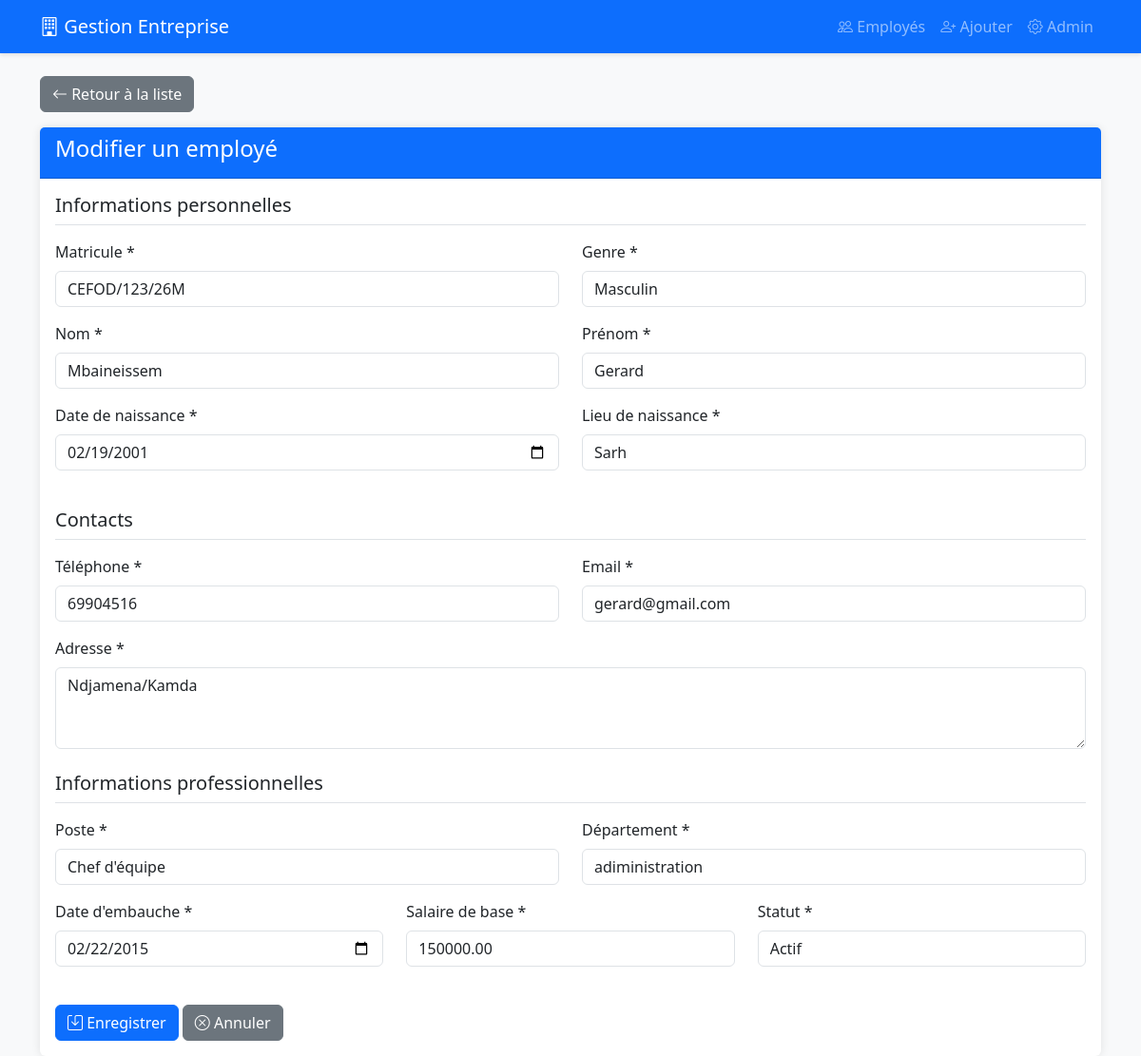
The app's page /employes/2/modifier/ with its own data.
### gestion_emp/models.py (models this page shows, shortened)
class Employe(models.Model):
    GENRE_CHOICES = [
        ('M', 'Masculin'),
        ('F', 'Féminin'),
    ]
    STATUT_CHOICES = [
        ('actif', 'Actif'),
        ('conge', 'En congé'),
        ('suspendu', 'Suspendu'),
        ('demission', 'Démission'),
    ]
    POSTE_CHOICES = [
        ('directeur', 'Directeur'),
        ('manager', 'Manager'),
        ('chef_equipe', 'Chef d\'équipe'),
        ('employe', 'Employé'),
        ('stagiaire', 'Stagiaire'),
    ]
    matricule = models.CharField(max_length=20, unique=True, verbose_name="Matricule")
    nom = models.CharField(max_length=100, verbose_name="Nom")
    prenom = models.CharField(max_length=100, verbose_name="Prénom")
    genre = models.CharField(max_length=1, choices=GENRE_CHOICES, verbose_name="Genre")
    date_naissance = models.DateField(verbose_name="Date de naissance")
    lieu_naissance = models.CharField(max_length=100, verbose_name="Lieu de naissance")
    telephone_regex = RegexValidator(regex=r'^\+?1?\d{8,15}$', message="Numéro de téléphone invalide")
    telephone = models.CharField(validators=[telephone_regex], max_length=17, verbose_name="Téléphone")
    email = models.EmailField(unique=True, verbose_name="Email")
    adresse = models.TextField(verbose_name="Adresse")
    poste = models.CharField(max_length=50, choices=POSTE_CHOICES, verbose_name="Poste")
    departement = models.CharField(max_length=100, verbose_name="Département")
    date_embauche = models.DateField(verbose_name="Date d'embauche")
    salaire_base = models.DecimalField(max_digits=10, decimal_places=2, verbose_name="Salaire de base")
    statut = models.CharField(max_length=20, choices=STATUT_CHOICES, default='actif', verbose_name="Statut")
    date_creation = models.DateTimeField(auto_now_add=True, verbose_name="Date de création")
    date_modification = models.DateTimeField(auto_now=True, verbose_name="Dernière modification")
    class Meta:
        verbose_name = "Employé"
        verbose_name_plural = "Employés"
        ordering = ['-date_embauche']

### gestion_emp/views.py (the view)
# urls.py: path('<int:pk>/modifier/', views.modifier_employe, name='modifier_employe'),
def modifier_employe(request, pk):
    employe = get_object_or_404(Employe, pk=pk)
    if request.method == 'POST':
        form = EmployeForm(request.POST, instance=employe)
        if form.is_valid():
            form.save()
            messages.success(request, 'Employé modifié avec succès!')
            return redirect('detail_employe', pk=employe.pk)
    else:
        form = EmployeForm(instance=employe)
    context = {
        'form': form,
        'titre': 'Modifier un employé',
        'employe': employe
    }
    return render(request, 'gestion_emp/form_employe.html', context)

### gestion_emp/templates/gestion_emp/form_employe.html (shortened to what this page needs)
{% extends 'gestion_emp/base.html' %}
{% block content %}
<div class="row">
    <div class="col-md-12 mb-3">
        <a href="{% url 'liste_employes' %}" class="btn btn-secondary">
            <i class="bi bi-arrow-left"></i> Retour à la liste
        </a>
    </div>
</div>
<div class="row">
    <div class="col-md-12">
        <div class="card">
            <div class="card-header bg-primary text-white">
                <h4>{{ titre }}</h4>
            </div>
            <div class="card-body">
                <form method="post" novalidate>
                    <h5 class="border-bottom pb-2 mb-3">Informations personnelles</h5>
                    <div class="row">
                        <div class="col-md-6 mb-3">
                            <label class="form-label">Matricule *</label>
                            {{ form.matricule }}
                        </div>
                        <div class="col-md-6 mb-3">
                            <label class="form-label">Genre *</label>
                            {{ form.genre }}
                        </div>
                    </div>
                    <div class="row">
                        <div class="col-md-6 mb-3">
                            <label class="form-label">Nom *</label>
                            {{ form.nom }}
                        </div>
                        <div class="col-md-6 mb-3">
                            <label class="form-label">Prénom *</label>
                            {{ form.prenom }}
                        </div>
                    </div>
                    <div class="row">
                        <div class="col-md-6 mb-3">
                            <label class="form-label">Date de naissance *</label>
                            {{ form.date_naissance }}
                        </div>
                        <div class="col-md-6 mb-3">
                            <label class="form-label">Lieu de naissance *</label>
                            {{ form.lieu_naissance }}
                        </div>
                    </div>
                    <h5 class="border-bottom pb-2 mb-3 mt-4">Contacts</h5>
                    <div class="row">
                        <div class="col-md-6 mb-3">
                            <label class="form-label">Téléphone *</label>
                            {{ form.telephone }}
                        </div>
                        <div class="col-md-6 mb-3">
                            <label class="form-label">Email *</label>
                            {{ form.email }}
                        </div>
                    </div>
                    <div class="mb-3">
                        <label class="form-label">Adresse *</label>
                        {{ form.adresse }}
                    </div>
                    <h5 class="border-bottom pb-2 mb-3 mt-4">Informations professionnelles</h5>
                    <div class="row">
                        <div class="col-md-6 mb-3">
                            <label class="form-label">Poste *</label>
                            {{ form.poste }}
                        </div>
                        <div class="col-md-6 mb-3">
                            <label class="form-label">Département *</label>
                            {{ form.departement }}
                        </div>
                    </div>
                    <div class="row">
                        <div class="col-md-4 mb-3">
                            <label class="form-label">Date d'embauche *</label>
                            {{ form.date_embauche }}
                        </div>
                        <div class="col-md-4 mb-3">
                            <label class="form-label">Salaire de base *</label>
                            {{ form.salaire_base }}
                        </div>
                        <div class="col-md-4 mb-3">
                            <label class="form-label">Statut *</label>
                            {{ form.statut }}
                        </div>
                    </div>
                    <div class="mt-4">
                        <button type="submit" class="btn btn-primary">
                            <i class="bi bi-save"></i> Enregistrer
                        </button>
                        <a href="{% url 'liste_employes' %}" class="btn btn-secondary">
                            <i class="bi bi-x-circle"></i> Annuler
                        </a>
                    </div>
                </form>
            </div>
        </div>
    </div>
</div>
{% endblock %}

### gestion_emp/templates/gestion_emp/base.html (style rules this page uses)
body { background-color: #f8f9fa; }
.card { box-shadow: 0 0 10px rgba(0,0,0,.1); border: none; }

### records on screen
Employe: matricule "CEFOD/123/26M", genre "Masculin", nom "Mbaineissem", prenom "Gerard", date_naissance "02/19/2001", lieu_naissance "Sarh", telephone "69904516", email "gerard@gmail.com", adresse "Ndjamena/Kamda", poste "Chef d'équipe", departement "adiministration", date_embauche "02/22/2015", salaire_base "150000.00", statut "Actif"

### other values on screen
{{ titre }} "Modifier un employé"
